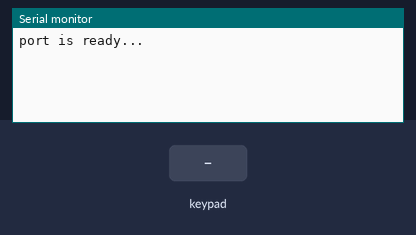
This sketch was run on a simulated Arduino Uno, built with avr-gcc and run on an emulated ATmega328P. On the bench: the last lines printed to the serial monitor. Wiring (inferred from the names in the program): 4×4 keypad with keys 1 2 3 + 4 5 6 - 7 8 9 * 0 C = /: rows pin 6, pin 7, pin 8, pin 9; columns pin 2, pin 3, pin 4, pin 5. Inputs (shaded band) come from the test bench.

Above: at 1.2 s.
1.3 s: key '1' pressed
At 2.3 s:
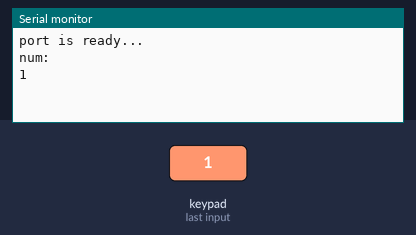
2.8 s: keypad keys 1 2 * pressed 0.4 s apart
At 5.1 s:
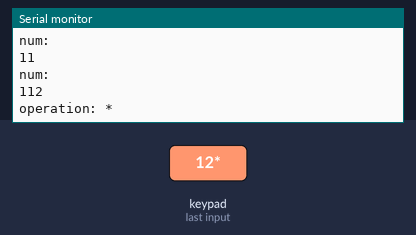
5.5 s: keypad keys 1 2 = pressed 0.4 s apart
At 7.5 s:
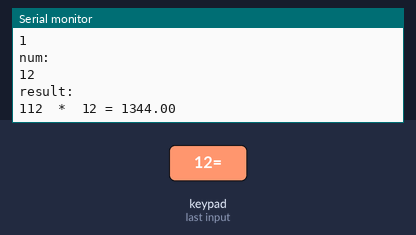
8.2 s: key '+' pressed
At 8.6 s:
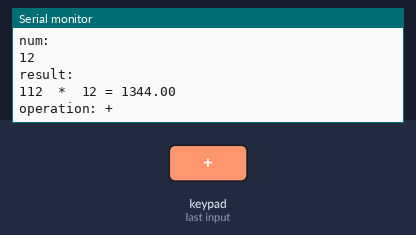
9.7 s: key '=' pressed
At 10.1 s:
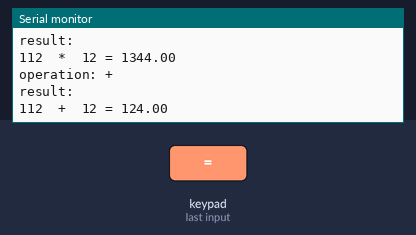
11.2 s: keypad keys 8 / 2 = pressed 0.4 s apart
At 13.4 s:
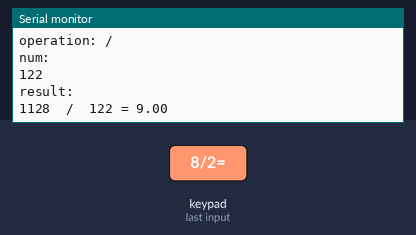
Timing chart, 0 to 14.9 s (numbered marks = the images above; inputs shaded):
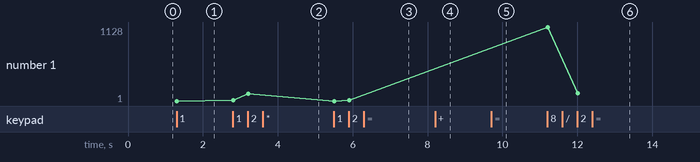

The sketch:

sketch_matrix.ino
```cpp
#define PERIOD 50
uint32_t timer = 0;
static char prev_symbol = 0;
//const int N[] = {9, 8, 7, 6};    //строки
//const int M[] = {5, 4, 3, 2};   //столбцы
const int N[] = {6, 7, 8, 9};
const int M[] = {2, 3, 4, 5};
const char keyboard [4][4] = {
  {'1', '2', '3', '+'},
  {'4', '5', '6', '-'},
  {'7', '8', '9', '*'},
  {'0', 'C', '=', '/'}
};


long num1,num2;
double result;
char operation, symb;


char getSymbol() {
  char symbol = 0;
  if (millis() - timer >= PERIOD) {return 0;}
  else{
    for (byte n = 0; n <= 3; n++) {
        digitalWrite(N[n], LOW);
      for (byte m = 0; m <= 3; m++) {
        if (!digitalRead(M[m])) {
          symbol = keyboard[n][m];
        }
      }
      digitalWrite(N[n], HIGH);
    }
 }
  timer += PERIOD;

  if (symbol == prev_symbol) {return 0;}
  else{ prev_symbol = symbol;}

  return symbol;
}


double calc(long num1, char operation, long num2) {
  switch(operation){
    case '-':
    result = num1-num2;
    break;
    case '+':
    result = num1+num2;
    break;
    case '*':
    result = num1*num2;
    break;
    case '/':
    result = num1/num2;
    break;
 }
 return result;
}

void getNum(long &num, char symb){
     if (symb >='0' && symb <='9'){
        num = num*10 + (symb -'0');
       Serial.println("num:");
       Serial.println(num);
      }

}

void cls(long &num1, long &num2, double &result, char &operation){
  num1=0;
  num2=0;
  result=0;
  operation=0;
}

void getInput(){
  while(true){
     symb = getSymbol();
     if (symb == 'C'){
        cls(num1, num2, result, operation);
      }
        getNum(num1, symb);
     if (num1 !=0 && (symb=='-' || symb=='+' || symb=='*' || symb=='/')) {
        operation = symb;
        Serial.print("operation: ");
        Serial.println(operation);
        break;
      }
  }
    while(true){
      if (symb == 'C'){
        break;
      }
     symb = getSymbol();
     if (symb == 'C'){
        cls(num1, num2, result, operation);
      }
        getNum(num2, symb);
     if (symb == '=' && num2 !=0) {
        result = calc(num1, operation, num2);
        Serial.println("result: ");
        Serial.print(num1);
        Serial.print("  ");
        Serial.print(operation);
        Serial.print("  ");
        Serial.print(num2);
        Serial.print(" = ");
        Serial.println(result);
        break;
      }
  }
}


void setup() {
  for (int i = 0; i <= 3; i++) {
    pinMode(N[i], OUTPUT);        //строки
    pinMode(M[i], INPUT_PULLUP);  // столбцы
    digitalWrite(N[i], HIGH);
  }
  Serial.begin(9600);
  Serial.println("port is ready...");
}

void loop() {
 /* char symbol = getSymbol();
  if (symbol) {
    Serial.print(symbol);
  }*/

  getInput();
}
```

Measured:
- after the input at 1.3 s, the serial monitor: prints a new line at once (image 1)
- after the input at 2.8 s, the serial monitor: prints a new line at once (image 2)
- after the input at 5.5 s, the serial monitor: prints a new line at once (image 3)
- after the input at 8.2 s, the serial monitor: prints a new line at once (image 4)
- after the input at 9.7 s, the serial monitor: prints a new line at once (image 5)
- after the input at 11.2 s, the serial monitor: prints a new line at once (image 6)
- plotted number 1: 1 → 112 after the input at 2.8 s, 112 → 12 after the input at 5.5 s, 12 → 122 after the input at 11.2 s
